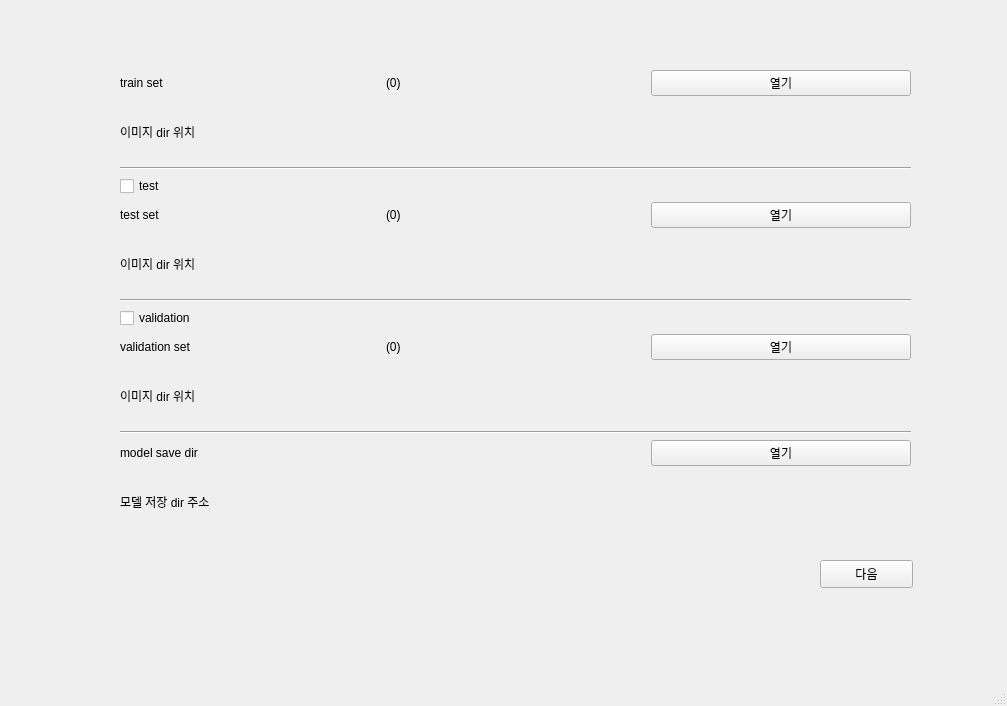
<?xml version="1.0" encoding="UTF-8"?>
<ui version="4.0">
 <class>MainWindow</class>
 <widget class="QMainWindow" name="MainWindow">
  <property name="geometry">
   <rect>
    <x>0</x>
    <y>0</y>
    <width>1007</width>
    <height>706</height>
   </rect>
  </property>
  <property name="windowTitle">
   <string>MainWindow</string>
  </property>
  <widget class="QWidget" name="centralwidget">
   <widget class="QPushButton" name="pushButtonInitNext">
    <property name="geometry">
     <rect>
      <x>820</x>
      <y>560</y>
      <width>93</width>
      <height>28</height>
     </rect>
    </property>
    <property name="text">
     <string>다음</string>
    </property>
   </widget>
   <widget class="QWidget" name="verticalLayoutWidget">
    <property name="geometry">
     <rect>
      <x>120</x>
      <y>70</y>
      <width>791</width>
      <height>461</height>
     </rect>
    </property>
    <layout class="QVBoxLayout" name="verticalLayout">
     <item>
      <layout class="QHBoxLayout" name="horizontalLayout">
       <item>
        <widget class="QLabel" name="label">
         <property name="text">
          <string>train set</string>
         </property>
        </widget>
       </item>
       <item>
        <widget class="QLabel" name="labelTrainCount">
         <property name="text">
          <string>(0)</string>
         </property>
        </widget>
       </item>
       <item>
        <widget class="QPushButton" name="pushButtonTrainListDir">
         <property name="text">
          <string>열기</string>
         </property>
        </widget>
       </item>
      </layout>
     </item>
     <item>
      <widget class="QLabel" name="labelTrainListDir">
       <property name="text">
        <string>이미지 dir 위치</string>
       </property>
      </widget>
     </item>
     <item>
      <widget class="Line" name="line">
       <property name="orientation">
        <enum>Qt::Horizontal</enum>
       </property>
      </widget>
     </item>
     <item>
      <widget class="QCheckBox" name="checkBoxTest">
       <property name="text">
        <string>test</string>
       </property>
       <property name="tristate">
        <bool>false</bool>
       </property>
      </widget>
     </item>
     <item>
      <layout class="QHBoxLayout" name="horizontalLayout_2">
       <item>
        <widget class="QLabel" name="labelTestSet">
         <property name="text">
          <string>test set</string>
         </property>
        </widget>
       </item>
       <item>
        <widget class="QLabel" name="labelTestCount">
         <property name="text">
          <string>(0)</string>
         </property>
        </widget>
       </item>
       <item>
        <widget class="QPushButton" name="pushButtonTestListDir">
         <property name="text">
          <string>열기</string>
         </property>
        </widget>
       </item>
      </layout>
     </item>
     <item>
      <widget class="QLabel" name="labelTestListDir">
       <property name="text">
        <string>이미지 dir 위치</string>
       </property>
      </widget>
     </item>
     <item>
      <widget class="Line" name="line_2">
       <property name="orientation">
        <enum>Qt::Horizontal</enum>
       </property>
      </widget>
     </item>
     <item>
      <widget class="QCheckBox" name="checkBoxValidation">
       <property name="text">
        <string>validation</string>
       </property>
      </widget>
     </item>
     <item>
      <layout class="QHBoxLayout" name="horizontalLayout_3">
       <item>
        <widget class="QLabel" name="labelValidationSet">
         <property name="text">
          <string>validation set</string>
         </property>
        </widget>
       </item>
       <item>
        <widget class="QLabel" name="labelValidationCount">
         <property name="text">
          <string>(0)</string>
         </property>
        </widget>
       </item>
       <item>
        <widget class="QPushButton" name="pushButtonValidationListDir">
         <property name="text">
          <string>열기</string>
         </property>
        </widget>
       </item>
      </layout>
     </item>
     <item>
      <widget class="QLabel" name="labelValidationListDir">
       <property name="text">
        <string>이미지 dir 위치</string>
       </property>
      </widget>
     </item>
     <item>
      <widget class="Line" name="line_3">
       <property name="orientation">
        <enum>Qt::Horizontal</enum>
       </property>
      </widget>
     </item>
     <item>
      <layout class="QHBoxLayout" name="horizontalLayout_4">
       <item>
        <widget class="QLabel" name="labelModelSave">
         <property name="text">
          <string>model save dir</string>
         </property>
        </widget>
       </item>
       <item>
        <widget class="QLabel" name="labelValidationCount_2">
         <property name="text">
          <string/>
         </property>
        </widget>
       </item>
       <item>
        <widget class="QPushButton" name="pushButtonModelSaveDir">
         <property name="text">
          <string>열기</string>
         </property>
        </widget>
       </item>
      </layout>
     </item>
     <item>
      <widget class="QLabel" name="labelModelSaveDir">
       <property name="text">
        <string>모델 저장 dir 주소</string>
       </property>
      </widget>
     </item>
    </layout>
   </widget>
  </widget>
  <widget class="QMenuBar" name="menubar">
   <property name="geometry">
    <rect>
     <x>0</x>
     <y>0</y>
     <width>1007</width>
     <height>26</height>
    </rect>
   </property>
  </widget>
  <widget class="QStatusBar" name="statusbar"/>
 </widget>
 <resources/>
 <connections/>
</ui>
